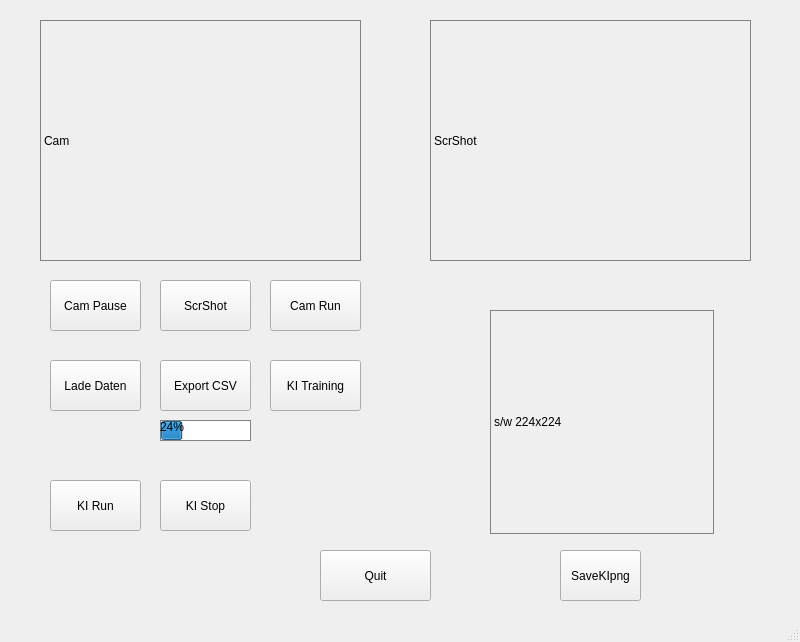
<?xml version="1.0" encoding="UTF-8"?>
<ui version="4.0">
 <class>MainWindow</class>
 <widget class="QMainWindow" name="MainWindow">
  <property name="geometry">
   <rect>
    <x>0</x>
    <y>0</y>
    <width>800</width>
    <height>642</height>
   </rect>
  </property>
  <property name="windowTitle">
   <string>MainWindow</string>
  </property>
  <widget class="QWidget" name="centralwidget">
   <widget class="QLabel" name="labelScreenshot">
    <property name="geometry">
     <rect>
      <x>430</x>
      <y>20</y>
      <width>321</width>
      <height>241</height>
     </rect>
    </property>
    <property name="styleSheet">
     <string notr="true">border: 1px solid #828282;</string>
    </property>
    <property name="frameShape">
     <enum>QFrame::Shape::NoFrame</enum>
    </property>
    <property name="text">
     <string>ScrShot</string>
    </property>
   </widget>
   <widget class="QPushButton" name="vidPause">
    <property name="geometry">
     <rect>
      <x>50</x>
      <y>280</y>
      <width>91</width>
      <height>51</height>
     </rect>
    </property>
    <property name="text">
     <string>Cam Pause</string>
    </property>
   </widget>
   <widget class="QPushButton" name="vidScrshot">
    <property name="geometry">
     <rect>
      <x>160</x>
      <y>280</y>
      <width>91</width>
      <height>51</height>
     </rect>
    </property>
    <property name="text">
     <string>ScrShot</string>
    </property>
   </widget>
   <widget class="QPushButton" name="vidRun">
    <property name="geometry">
     <rect>
      <x>270</x>
      <y>280</y>
      <width>91</width>
      <height>51</height>
     </rect>
    </property>
    <property name="text">
     <string>Cam Run</string>
    </property>
   </widget>
   <widget class="QLabel" name="labelCameraLive">
    <property name="geometry">
     <rect>
      <x>40</x>
      <y>20</y>
      <width>321</width>
      <height>241</height>
     </rect>
    </property>
    <property name="styleSheet">
     <string notr="true">border: 1px solid #828282;</string>
    </property>
    <property name="text">
     <string>Cam</string>
    </property>
   </widget>
   <widget class="QLabel" name="labelKiInput">
    <property name="geometry">
     <rect>
      <x>490</x>
      <y>310</y>
      <width>224</width>
      <height>224</height>
     </rect>
    </property>
    <property name="styleSheet">
     <string notr="true">border: 1px solid #828282;</string>
    </property>
    <property name="text">
     <string>s/w 224x224</string>
    </property>
   </widget>
   <widget class="QPushButton" name="quitButton">
    <property name="geometry">
     <rect>
      <x>320</x>
      <y>550</y>
      <width>111</width>
      <height>51</height>
     </rect>
    </property>
    <property name="text">
     <string>Quit</string>
    </property>
   </widget>
   <widget class="QPushButton" name="btnSaveKIpng">
    <property name="geometry">
     <rect>
      <x>560</x>
      <y>550</y>
      <width>81</width>
      <height>51</height>
     </rect>
    </property>
    <property name="text">
     <string>SaveKIpng</string>
    </property>
   </widget>
   <widget class="QPushButton" name="btnLoadDataset">
    <property name="geometry">
     <rect>
      <x>50</x>
      <y>360</y>
      <width>91</width>
      <height>51</height>
     </rect>
    </property>
    <property name="text">
     <string>Lade Daten</string>
    </property>
   </widget>
   <widget class="QProgressBar" name="progressBar">
    <property name="geometry">
     <rect>
      <x>160</x>
      <y>420</y>
      <width>91</width>
      <height>21</height>
     </rect>
    </property>
    <property name="styleSheet">
     <string notr="true">border: 1px solid #828282;</string>
    </property>
    <property name="value">
     <number>24</number>
    </property>
   </widget>
   <widget class="QPushButton" name="btnExportCSV">
    <property name="geometry">
     <rect>
      <x>160</x>
      <y>360</y>
      <width>91</width>
      <height>51</height>
     </rect>
    </property>
    <property name="text">
     <string>Export CSV</string>
    </property>
   </widget>
   <widget class="QPushButton" name="btnKiRun">
    <property name="geometry">
     <rect>
      <x>50</x>
      <y>480</y>
      <width>91</width>
      <height>51</height>
     </rect>
    </property>
    <property name="text">
     <string>KI Run</string>
    </property>
   </widget>
   <widget class="QPushButton" name="btnKiStop">
    <property name="geometry">
     <rect>
      <x>160</x>
      <y>480</y>
      <width>91</width>
      <height>51</height>
     </rect>
    </property>
    <property name="text">
     <string>KI Stop</string>
    </property>
   </widget>
   <widget class="QPushButton" name="btnKiTrain">
    <property name="geometry">
     <rect>
      <x>270</x>
      <y>360</y>
      <width>91</width>
      <height>51</height>
     </rect>
    </property>
    <property name="text">
     <string>KI Training</string>
    </property>
   </widget>
  </widget>
  <widget class="QStatusBar" name="statusbar"/>
 </widget>
 <resources/>
 <connections/>
</ui>
